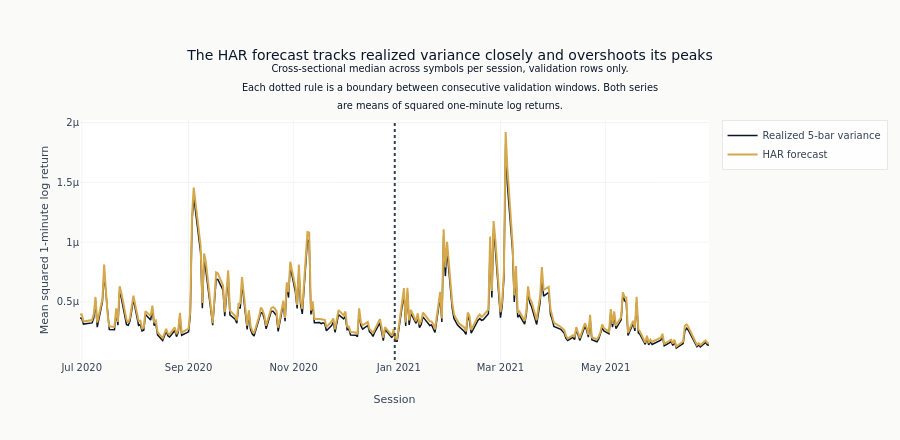

Notebook cell for this chart:
### Code cell
fig = go.Figure()
fig.add_trace(
    go.Scatter(
        x=har_view["session"],
        y=har_view["realized"],
        mode="lines",
        name="Realized 5-bar variance",
        line={"color": COLORS["blue"], "width": 1.5},
    )
)
fig.add_trace(
    go.Scatter(
        x=har_view["session"],
        y=har_view["forecast"],
        mode="lines",
        name="HAR forecast",
        line={"color": COLORS["amber"], "width": 2},
    )
)
for s in sorted(splits, key=lambda s: pd.Timestamp(s["val_start"]))[1:]:
    fig.add_vline(
        x=pd.Timestamp(s["val_start"]).isoformat(),
        line_dash="dot",
        line_color=COLORS["neutral"],
    )
fig.update_layout(
    title=(
        "The HAR forecast tracks realized variance closely and overshoots its peaks"
        "<br><sup>Cross-sectional median across symbols per session, validation rows only."
        "<br>Each dotted rule is a boundary between consecutive validation windows. Both series"
        "<br>are means of squared one-minute log returns.</sup>"
    ),
    xaxis_title="Session",
    yaxis_title="Mean squared 1-minute log return",
    height=440,
    margin={"t": 120},
)
show_plotly_with_alt(
    fig,
    "Two lines over validation sessions on a shared axis of mean squared one-minute log return. "
    "A thin dark navy line is realized 5-bar variance, spiky, with occasional tall isolated "
    "peaks. A thicker amber line is the HAR forecast, tracking the same path closely and rising "
    "above the navy line at every peak. A single dotted vertical rule near the middle is the "
    "boundary between the two consecutive validation windows.",
)

### Figure 1 — Plotly figure (JSON) as saved in the notebook; plotly's stock layout.template omitted (floating-point values rounded to 4 significant figures; data arrays with more than 128 entries replaced by an {"elided": "..."} marker saying what was removed)
{"data": [{"line": {"color": "#0a1628", "width": 1.5}, "mode": "lines", "name": "Realized 5-bar variance", "type": "scatter", "x": {"elided": "253 str values"}, "y": {"elided": "253 float values"}}, {"line": {"color": "#D4A84B", "width": 2}, "mode": "lines", "name": "HAR forecast", "type": "scatter", "x": {"elided": "253 str values"}, "y": {"elided": "253 float values"}}], "layout": {"height": 440, "margin": {"t": 120}, "shapes": [{"line": {"color": "#334155", "dash": "dot"}, "type": "line", "x0": "2020-12-29T15:38:00", "x1": "2020-12-29T15:38:00", "xref": "x", "y0": 0, "y1": 1, "yref": "y domain"}], "title": {"text": "The HAR forecast tracks realized variance closely and overshoots its peaks<br><sup>Cross-sectional median across symbols per session, validation rows only.<br>Each dotted rule is a boundary between consecutive validation windows. Both series<br>are means of squared one-minute log returns.</sup>"}, "xaxis": {"title": {"text": "Session"}}, "yaxis": {"title": {"text": "Mean squared 1-minute log return"}}}}
